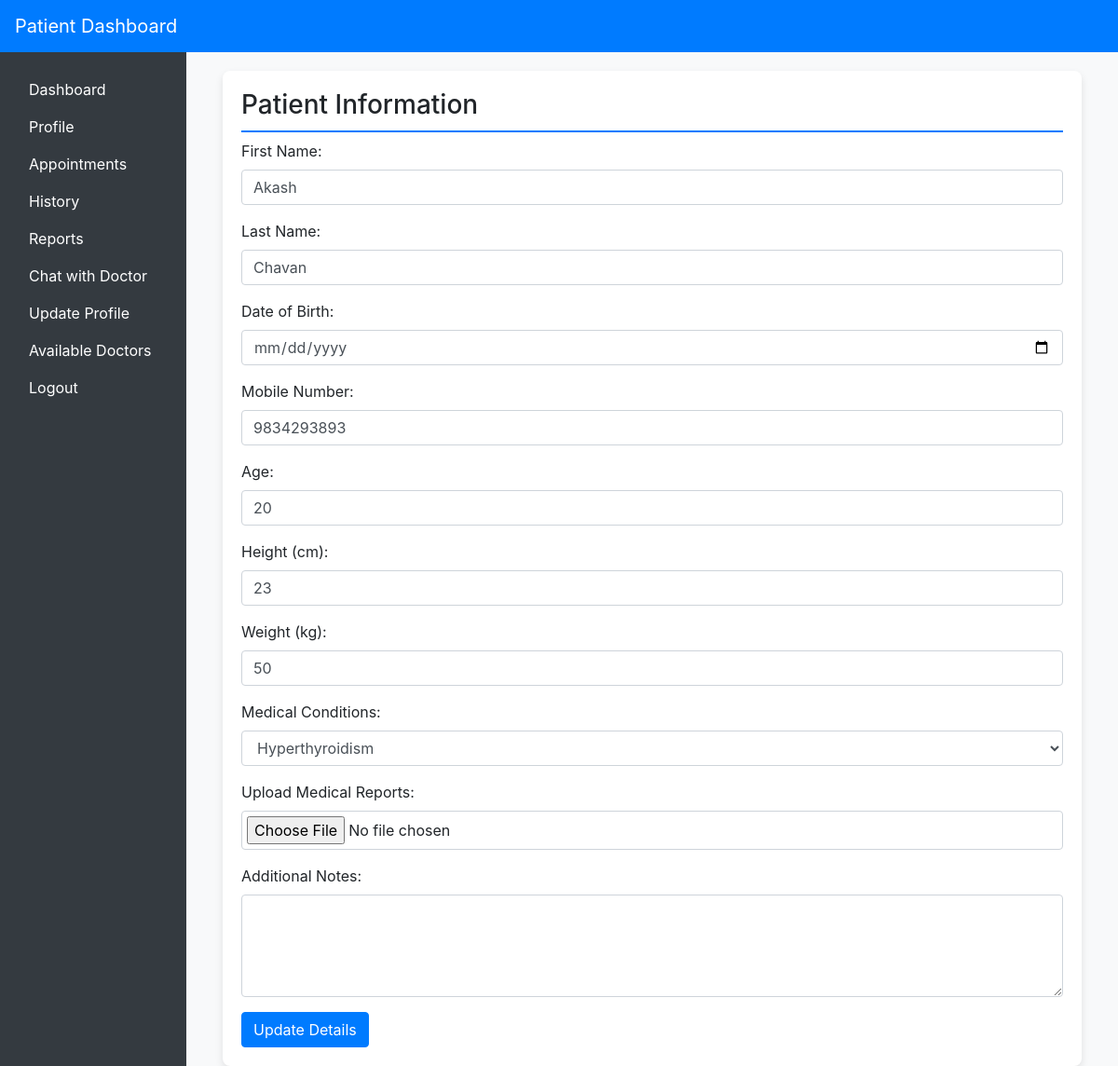
/update_profile/ (signed in), run on the app's committed database.
### app/models.py (models this page shows)
class Patient(models.Model):
    user = models.OneToOneField(User, on_delete=models.CASCADE, null=True)
    first_name = models.CharField(max_length=10)
    last_name = models.CharField(max_length=10)
    profile_picture = models.ImageField(upload_to='profile_pictures/', null=True, blank=True)
    username = models.CharField(max_length=15, unique=True)
    email = models.EmailField(unique=True)
    password = models.CharField(max_length=128)  # Use a longer length for hashed passwords
    address = models.CharField(max_length=255, null=True, blank=True)  # Increased length for more comprehensive addresses
    date_of_birth = models.DateField(null=True, blank=True)
    phone_number = models.CharField(max_length=15, null=True, blank=True)
    height = models.IntegerField(  null=True, blank=True)  # cm
    weight = models.IntegerField(  null=True, blank=True)  # kg
    conditions = models.TextField(null=True, blank=True)  # Store conditions as a comma-separated string or JSON
    medical_reports = models.FileField(upload_to='medical_reports/', null=True, blank=True)
    age = models.IntegerField( null=True, blank=True)  # kg
    additional_notes = models.TextField(null=True, blank=True)

### app/views.py (the view, shortened to what this page needs)
# urls.py: path('update_profile/',views.profile_update,name='update_profile'),
@login_required
def profile_update(request):
    user_id=request.user.id
    patient = Patient.objects.get(id=user_id)
    return render(request, 'patient_update.html', {'patient': patient})

### templates/patient_update.html (shortened to what this page needs)
<!DOCTYPE html>
<html lang="en">
<head>
    <link href="https://stackpath.bootstrapcdn.com/bootstrap/4.5.2/css/bootstrap.min.css" rel="stylesheet">
{% extends "patient_base.html" %}
{% block content %}
    <div class="container">
        <div class="form-card">
            <h3>Patient Information</h3>
            <form method="post" action="{% url 'update_profile' %}" enctype="multipart/form-data">
                <div class="form-group">
                    <label for="first_name">First Name:</label>
                    <input type="text" class="form-control" id="first_name" name="first_name" value="{{ patient.first_name }}" required>
                </div>
                <div class="form-group">
                    <label for="last_name">Last Name:</label>
                    <input type="text" class="form-control" id="last_name" name="last_name" value="{{ patient.last_name }}" required>
                </div>
                <div class="form-group">
                    <label for="date_of_birth">Date of Birth:</label>
                    <input type="date" class="form-control" id="date_of_birth" name="date_of_birth" value="{{ patient.date_of_birth }}">
                </div>
                <div class="form-group">
                    <label for="age">Mobile Number:</label>
                    <input type="number" class="form-control" id="Mobile" name="phone_number" value="{{ patient.phone_number }}" required>
                </div>
                <div class="form-group">
                    <label for="age">Age:</label>
                    <input type="number" class="form-control" id="age" name="age" value="{{ patient.age }}" required>
                </div>
                <div class="form-group">
                    <label for="height">Height (cm):</label>
                    <input type="number" class="form-control" id="height" name="height" value="{{ patient.height }}" step="0.1">
                </div>
                <div class="form-group">
                    <label for="weight">Weight (kg):</label>
                    <input type="number" class="form-control" id="weight" name="weight" value="{{ patient.weight }}" step="0.1">
                </div>
                <div class="form-group">
                    <label for="conditions">Medical Conditions:</label>
                    <select class="form-control" id="conditions" name="conditions">
                        <optgroup label="Endocrine Disorders">
                            <option value="hyperthyroidism" {% if patient.conditions == 'hyperthyroidism' %}selected{% endif %}>Hyperthyroidism</option>
                        </optgroup>
                    </select>
                </div>
                <div class="form-group">
                    <label for="medical_reports">Upload Medical Reports:</label>
                    <input type="file" class="form-control-file" id="medical_reports" name="medical_reports">
                </div>
                <div class="form-group">
                    <label for="additional_notes">Additional Notes:</label>
                    <textarea class="form-control" id="additional_notes" name="additional_notes" rows="4"></textarea>
                </div>
                <button type="submit" class="btn btn-primary">Update Details</button>
            </form>
        </div>
    </div>
</body>
</html>
{% endblock %}

### templates/patient_update.html (style rules this page uses)
body { background-color: #f8f9fa; }
.form-card { background-color: white; box-shadow: 0 4px 8px rgba(0, 0, 0, 0.1); border-radius: 8px; padding: 20px; margin-top: 20px; }
.form-card h3 { border-bottom: 2px solid #007bff; padding-bottom: 10px; }
.form-group { margin-bottom: 15px; }
.btn-primary { background-color: #007bff; border-color: #007bff; }
.form-control-file { border: 1px solid #ced4da; border-radius: 0.25rem; padding: 5px; }

### templates/patient_base.html (style rules this page uses)
body { background-color: #f8f9fa; }

### data on the page
Patient: first_name "Akash", last_name "Chavan", phone_number "9834293893", age "20", height "23", weight "50", conditions "Hyperthyroidism"
